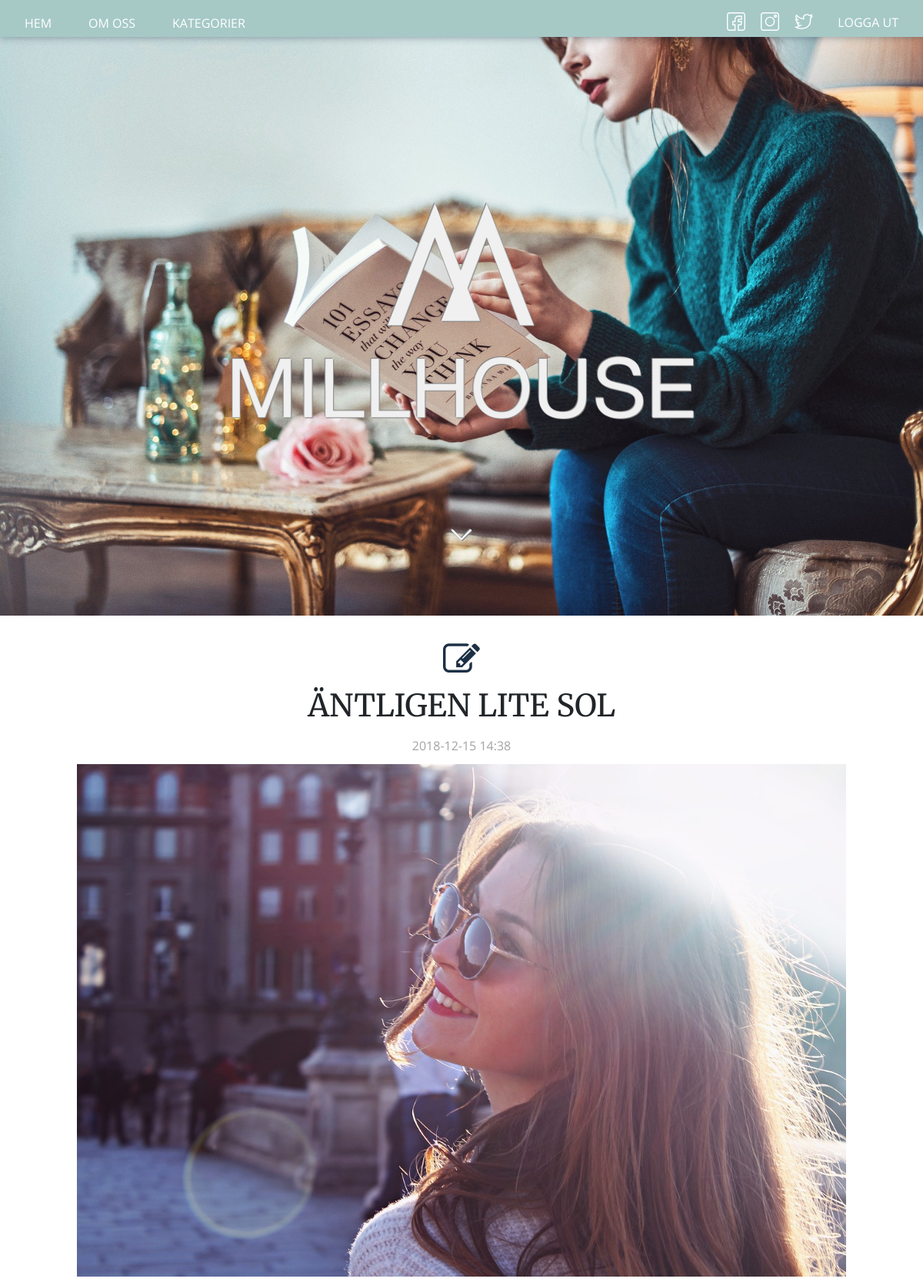
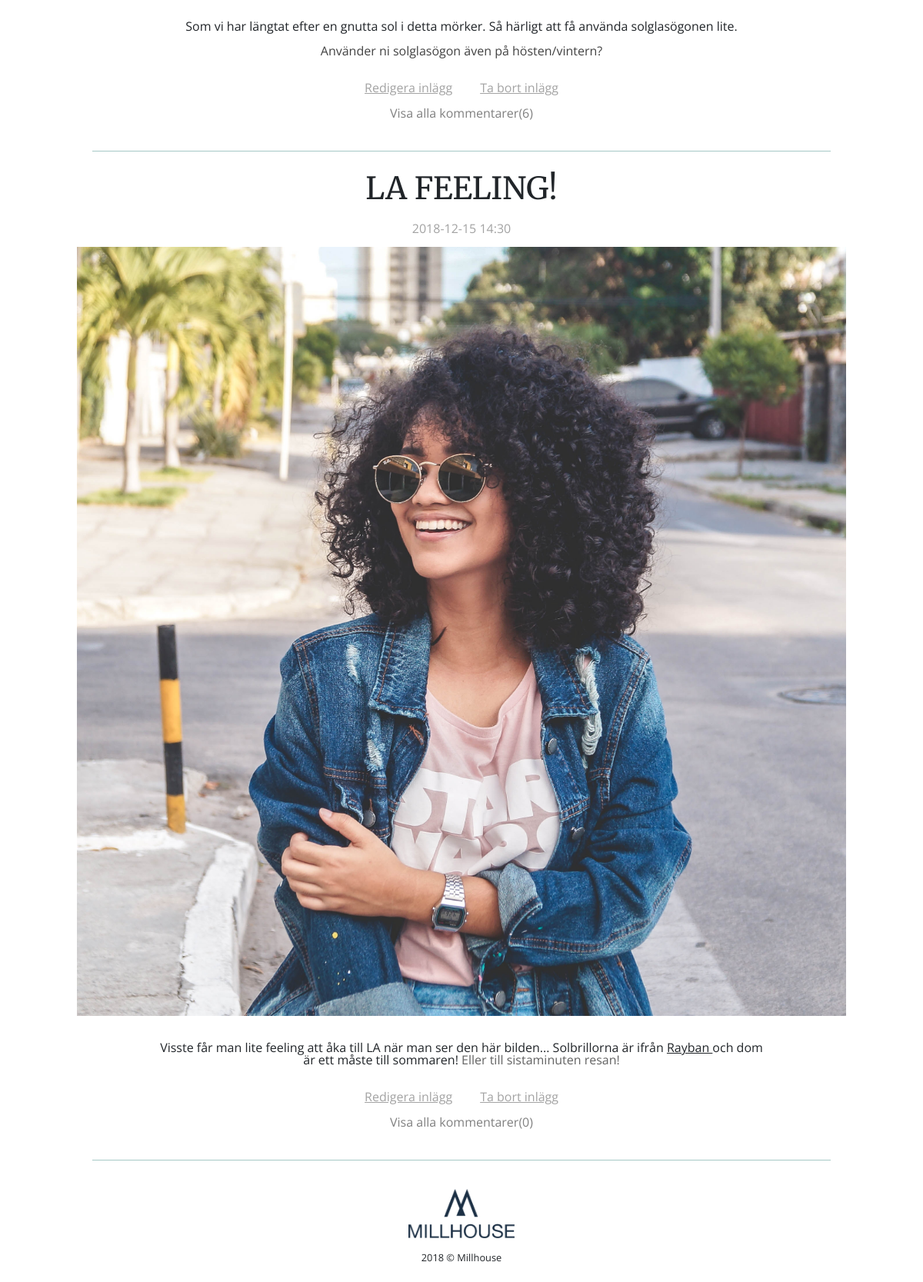
/index.php?category=solglasögon (signed in), run on the app's committed database (2 pictures, top to bottom).
### tables this page shows
CREATE TABLE `posts` (
  `id` int(11) NOT NULL,
  `title` varchar(50) NOT NULL,
  `image` varchar(500) NOT NULL,
  `description` text NOT NULL,
  `category` varchar(100) NOT NULL,
  `date` timestamp NOT NULL DEFAULT CURRENT_TIMESTAMP ON UPDATE CURRENT_TIMESTAMP,
  `created_by` int(11) NOT NULL
);

### classes/post.php (called while the page is built, shortened)
<?php
class Post implements publication {
    private $pdo;
    public function __construct($pdo){
        $this->pdo = $pdo;
    }
    public function getAllPosts(){
        $statement = $this->pdo->prepare("SELECT * FROM posts ORDER BY date DESC");
        $statement->execute();
        $fetched_posts = $statement->fetchAll(PDO::FETCH_ASSOC);
    }
    public function getSingleCategory($category){
        $statement = $this->pdo->prepare("SELECT * FROM posts WHERE category = :category ORDER BY date DESC");
        $statement->execute(
            [
                ":category" => $category,
            ]
        );
        $fetched_category = $statement->fetchAll(PDO::FETCH_ASSOC);
        $this->fetched_category = $fetched_category;
    }
}

### classes/comment.php (called while the page is built, shortened)
<?php
class Comment {
    private $pdo;
    public function __construct($pdo){
        $this->pdo = $pdo;
    }
    public function getComment($post_id){
        $statement = $this->pdo->prepare("SELECT comments.*, users.id as user_id, users.username, is_admin FROM comments INNER JOIN users ON users.id = comments.created_by WHERE post_id = :post_id");
        $statement->execute(
            [
                ":post_id" => $post_id
            ]
        );
        $fetched_comments = $statement->fetchAll(PDO::FETCH_ASSOC);
        $this->fetched_comments = $fetched_comments;
    }
}

### includes/post_card.php (the view)
<?php
    $image = substr($post['image'], 3);
    $date = substr($post['date'], 0, -3);
?>
<div class="post_card">
    <h2 class="post_card_title"><?=$post["title"];?></h2>
    <p class="post_card_date"><?=$date;?></p>
    <?php
        if($image != false){?>
            <div class="post_card_image_frame">
                <img class="post_card_image" src="<?= $image;?>" alt="Bild för inlägget <?=$post['title'];?>">
            </div>
        <?php }
    ?>
    <div class="post_card_description">
        <?=$post["description"];?>
    </div>
    <?php
        if($_SESSION['is_admin'] === true){?>
            <a href="views/create_post_view.php?update_post=<?=$post['id']?>" class="edit_post">Redigera inlägg</a>
            <a href="includes/delete_post.php?remove_post=<?=$post['id']?>" class="edit_post">Ta bort inlägg</a>
    <?php } ?>
    <div class="link_all_comments">
        <a href="views/comment_view.php?post=<?=$post['id']?>#comment">Visa alla kommentarer(<?php include "includes/fetch_number_of_comments.php";?>)</a>
    </div>
    <hr class="post_card_border">
</div>

### includes/head.php (shortened to what this page needs)
<!DOCTYPE html>
<html lang="sv">
<head>
    <link rel="stylesheet" href="https://stackpath.bootstrapcdn.com/bootstrap/4.1.3/css/bootstrap.min.css"
>

### index.php (shortened to what this page needs)
<?php
    include 'includes/head.php';
    include 'includes/database_connection.php';
    include 'classes/post.php';
    include 'classes/comment.php';
?>
<link rel="stylesheet" href="https://cdnjs.cloudflare.com/ajax/libs/font-awesome/4.7.0/css/font-awesome.min.css">
<link rel="stylesheet" type="text/css" href="css/style.css">
</head>
    <body>
        <?php
            include 'includes/navbar.php';
            include 'includes/hero_image.php';
            if($_SESSION['is_admin'] === true){?>
                <a href="views/create_post_view.php" class="new_post"><i class="fa fa-edit"></i></a>
            <?php }
            $all_posts = new Post($pdo);
            $all_posts->getAllPosts();
            if(!isset($_GET["category"])){
                foreach($all_posts->fetched_posts as $post){
                    include 'includes/post_card.php';
                }
            }elseif(isset($_GET["category"])){
                $posts_category = new Post($pdo);
                $posts_category->getSingleCategory($_GET["category"]);
                foreach($posts_category->fetched_category as $post){
                    include 'includes/post_card.php';
                }
                    if(!isset($post["title"])){?>
                <?php }
            }
            include 'includes/footer.php';
        ?>
    </body>
</html>

### includes/navbar.php (shortened to what this page needs)
<header>
<nav class="navbar">
        <ul class="navbar_linklist">
        <div class="button"><li><a href="<?= $ROOT_URL ?>/index.php">HEM</a></li></div>
        <div class="button"><li><a href="<?= $ROOT_URL ?>/views/about_us_view.php#about_us_link">OM OSS</a></li></div>
        <li class="navbar_dropdown">
               <div class="button"><span>KATEGORIER</span></div>
            </li>
        </ul>
    <div class="icons">
        <div class="icons_wrapper">
            <a href=""><img src="<?=$ROOT_URL?>/images/facebook.svg" alt=""></a>
            <a href=""><img src="<?=$ROOT_URL?>/images/instagram.svg" alt=""></a>
            <a href=""><img src="<?=$ROOT_URL?>/images/twitter.svg" alt=""></a>
        </div>
       <div class="button_logout">
        <a href="<?= $ROOT_URL ?>/includes/logout.php" id="">LOGGA UT</a>
        </div>
    </div>
</nav class="navbar">
</header>

### includes/hero_image.php (shortened to what this page needs)
<div class="hero_image_frame">
    <img class="hero_image_millhouse_logo" src="<?= $ROOT_URL ?>/images/logo_light.png">
    <img src="<?= $ROOT_URL ?>/images/header_arrow.png" alt="Arrow" id="hero_image_arrow">
</div>

### includes/fetch_number_of_comments.php
<?php
$number_of_comments = new Comment($pdo);
$number_of_comments->getComment($post["id"]);
$number_of_comments = $number_of_comments->fetched_comments;
echo count($number_of_comments);

### includes/footer.php (shortened to what this page needs)
<footer>
    <img class="footer_image" src="<?= $ROOT_URL ?>/images/logo_dark.png" alt="millhouse_logo">
    <p> 2018 &copy; Millhouse </p>
</footer>

### data on the page
posts: title "ÄNTLIGEN LITE SOL", date "2018-12-15 14:38", image (picture), description "Som vi har längtat efter en gnutta sol i detta mörker. Så härligt att få använda solglasögonen lite. Använder ni solglasögon även på hösten/vintern?", count($number_of_comments) "6"
posts: title "LA FEELING!", date "2018-12-15 14:30", image (picture), description "Visste får man lite feeling att åka till LA när man ser den här bilden... Solbrillorna är ifrån Rayban och dom är ett måste till sommaren! Eller till sistaminuten resan!", count($number_of_comments) "0"
